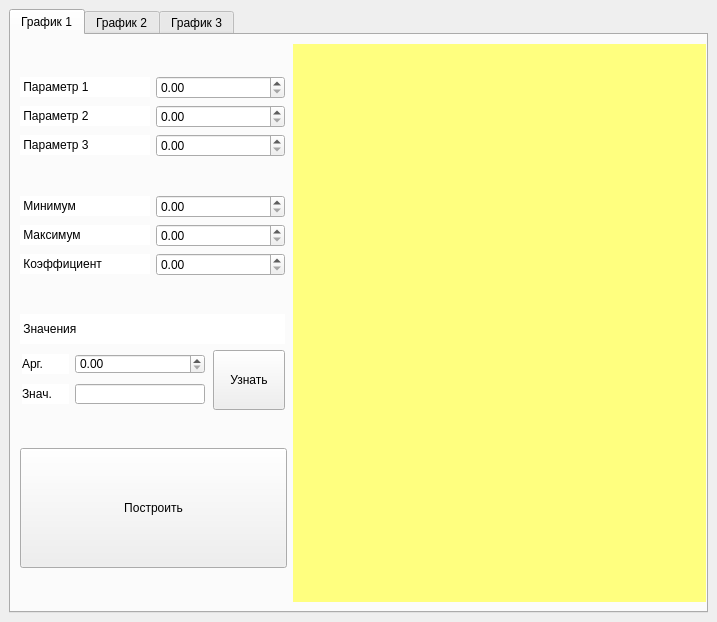
<?xml version="1.0" encoding="UTF-8"?>
<ui version="4.0">
 <class>MainWindow</class>
 <widget class="QMainWindow" name="MainWindow">
  <property name="geometry">
   <rect>
    <x>0</x>
    <y>0</y>
    <width>717</width>
    <height>622</height>
   </rect>
  </property>
  <property name="sizePolicy">
   <sizepolicy hsizetype="Expanding" vsizetype="Expanding">
    <horstretch>0</horstretch>
    <verstretch>0</verstretch>
   </sizepolicy>
  </property>
  <property name="minimumSize">
   <size>
    <width>717</width>
    <height>594</height>
   </size>
  </property>
  <property name="windowTitle">
   <string>MainWindow</string>
  </property>
  <widget class="QWidget" name="centralwidget">
   <property name="minimumSize">
    <size>
     <width>0</width>
     <height>0</height>
    </size>
   </property>
   <layout class="QVBoxLayout" name="verticalLayout_2">
    <item>
     <layout class="QVBoxLayout" name="verticalLayout" stretch="1">
      <property name="sizeConstraint">
       <enum>QLayout::SetMaximumSize</enum>
      </property>
      <property name="leftMargin">
       <number>0</number>
      </property>
      <item>
       <layout class="QHBoxLayout" name="horizontalLayout">
        <item>
         <widget class="QTabWidget" name="tabWidget">
          <property name="minimumSize">
           <size>
            <width>600</width>
            <height>580</height>
           </size>
          </property>
          <property name="maximumSize">
           <size>
            <width>1800</width>
            <height>1600</height>
           </size>
          </property>
          <property name="currentIndex">
           <number>0</number>
          </property>
          <widget class="QWidget" name="tab1">
           <attribute name="title">
            <string>График 1</string>
           </attribute>
           <layout class="QGridLayout" name="gridLayout_12">
            <item row="0" column="0">
             <layout class="QVBoxLayout" name="verticalLayout_3">
              <item>
               <layout class="QGridLayout" name="gridLayout_2">
                <item row="2" column="0">
                 <widget class="QLabel" name="label13">
                  <property name="maximumSize">
                   <size>
                    <width>130</width>
                    <height>20</height>
                   </size>
                  </property>
                  <property name="styleSheet">
                   <string notr="true">background-color: rgb(255, 255, 255);</string>
                  </property>
                  <property name="text">
                   <string> Параметр 3</string>
                  </property>
                 </widget>
                </item>
                <item row="0" column="0">
                 <widget class="QLabel" name="label11">
                  <property name="maximumSize">
                   <size>
                    <width>130</width>
                    <height>20</height>
                   </size>
                  </property>
                  <property name="styleSheet">
                   <string notr="true">background-color: rgb(255, 255, 255);</string>
                  </property>
                  <property name="text">
                   <string> Параметр 1</string>
                  </property>
                 </widget>
                </item>
                <item row="2" column="1">
                 <widget class="QDoubleSpinBox" name="dSB_par13">
                  <property name="maximumSize">
                   <size>
                    <width>129</width>
                    <height>30</height>
                   </size>
                  </property>
                 </widget>
                </item>
                <item row="1" column="1">
                 <widget class="QDoubleSpinBox" name="dSB_par12">
                  <property name="maximumSize">
                   <size>
                    <width>129</width>
                    <height>30</height>
                   </size>
                  </property>
                 </widget>
                </item>
                <item row="0" column="1">
                 <widget class="QDoubleSpinBox" name="dSB_par11">
                  <property name="maximumSize">
                   <size>
                    <width>129</width>
                    <height>30</height>
                   </size>
                  </property>
                 </widget>
                </item>
                <item row="1" column="0">
                 <widget class="QLabel" name="label12">
                  <property name="maximumSize">
                   <size>
                    <width>130</width>
                    <height>20</height>
                   </size>
                  </property>
                  <property name="styleSheet">
                   <string notr="true">background-color: rgb(255, 255, 255);</string>
                  </property>
                  <property name="text">
                   <string> Параметр 2</string>
                  </property>
                 </widget>
                </item>
               </layout>
              </item>
              <item>
               <layout class="QGridLayout" name="gridLayout_3">
                <item row="2" column="1">
                 <widget class="QDoubleSpinBox" name="dSB_coeff1">
                  <property name="maximumSize">
                   <size>
                    <width>129</width>
                    <height>30</height>
                   </size>
                  </property>
                 </widget>
                </item>
                <item row="1" column="1">
                 <widget class="QDoubleSpinBox" name="dSB_max1">
                  <property name="maximumSize">
                   <size>
                    <width>129</width>
                    <height>30</height>
                   </size>
                  </property>
                 </widget>
                </item>
                <item row="0" column="1">
                 <widget class="QDoubleSpinBox" name="dSB_min1">
                  <property name="maximumSize">
                   <size>
                    <width>129</width>
                    <height>30</height>
                   </size>
                  </property>
                 </widget>
                </item>
                <item row="0" column="0">
                 <widget class="QLabel" name="label14">
                  <property name="maximumSize">
                   <size>
                    <width>130</width>
                    <height>20</height>
                   </size>
                  </property>
                  <property name="styleSheet">
                   <string notr="true">background-color: rgb(255, 255, 255);</string>
                  </property>
                  <property name="text">
                   <string> Минимум</string>
                  </property>
                 </widget>
                </item>
                <item row="1" column="0">
                 <widget class="QLabel" name="label15">
                  <property name="maximumSize">
                   <size>
                    <width>130</width>
                    <height>20</height>
                   </size>
                  </property>
                  <property name="styleSheet">
                   <string notr="true">background-color: rgb(255, 255, 255);</string>
                  </property>
                  <property name="text">
                   <string> Максимум</string>
                  </property>
                 </widget>
                </item>
                <item row="2" column="0">
                 <widget class="QLabel" name="label16">
                  <property name="maximumSize">
                   <size>
                    <width>130</width>
                    <height>20</height>
                   </size>
                  </property>
                  <property name="styleSheet">
                   <string notr="true">background-color: rgb(255, 255, 255);</string>
                  </property>
                  <property name="text">
                   <string> Коэффициент</string>
                  </property>
                 </widget>
                </item>
               </layout>
              </item>
              <item>
               <layout class="QVBoxLayout" name="verticalLayout_4">
                <item>
                 <widget class="QLabel" name="l_val1">
                  <property name="maximumSize">
                   <size>
                    <width>265</width>
                    <height>30</height>
                   </size>
                  </property>
                  <property name="styleSheet">
                   <string notr="true">background-color: rgb(255, 255, 255);</string>
                  </property>
                  <property name="text">
                   <string> Значения</string>
                  </property>
                 </widget>
                </item>
                <item>
                 <layout class="QHBoxLayout" name="horizontalLayout_2">
                  <item>
                   <layout class="QGridLayout" name="gridLayout_4">
                    <item row="0" column="0">
                     <widget class="QLabel" name="label_2">
                      <property name="maximumSize">
                       <size>
                        <width>47</width>
                        <height>20</height>
                       </size>
                      </property>
                      <property name="styleSheet">
                       <string notr="true">background-color: rgb(255, 255, 255);</string>
                      </property>
                      <property name="text">
                       <string>Арг.</string>
                      </property>
                     </widget>
                    </item>
                    <item row="0" column="1">
                     <widget class="QDoubleSpinBox" name="doubleSpinBox">
                      <property name="minimumSize">
                       <size>
                        <width>130</width>
                        <height>20</height>
                       </size>
                      </property>
                      <property name="maximumSize">
                       <size>
                        <width>130</width>
                        <height>20</height>
                       </size>
                      </property>
                     </widget>
                    </item>
                    <item row="1" column="0">
                     <widget class="QLabel" name="label_3">
                      <property name="maximumSize">
                       <size>
                        <width>47</width>
                        <height>20</height>
                       </size>
                      </property>
                      <property name="styleSheet">
                       <string notr="true">background-color: rgb(255, 255, 255);</string>
                      </property>
                      <property name="text">
                       <string>Знач.</string>
                      </property>
                     </widget>
                    </item>
                    <item row="1" column="1">
                     <widget class="QLineEdit" name="lE_val1">
                      <property name="maximumSize">
                       <size>
                        <width>130</width>
                        <height>20</height>
                       </size>
                      </property>
                      <property name="readOnly">
                       <bool>true</bool>
                      </property>
                     </widget>
                    </item>
                   </layout>
                  </item>
                  <item>
                   <widget class="QPushButton" name="btn_val1">
                    <property name="minimumSize">
                     <size>
                      <width>60</width>
                      <height>60</height>
                     </size>
                    </property>
                    <property name="maximumSize">
                     <size>
                      <width>72</width>
                      <height>60</height>
                     </size>
                    </property>
                    <property name="text">
                     <string>Узнать</string>
                    </property>
                   </widget>
                  </item>
                 </layout>
                </item>
               </layout>
              </item>
              <item>
               <widget class="QPushButton" name="btn_create1">
                <property name="sizePolicy">
                 <sizepolicy hsizetype="Fixed" vsizetype="Expanding">
                  <horstretch>0</horstretch>
                  <verstretch>0</verstretch>
                 </sizepolicy>
                </property>
                <property name="minimumSize">
                 <size>
                  <width>267</width>
                  <height>100</height>
                 </size>
                </property>
                <property name="maximumSize">
                 <size>
                  <width>267</width>
                  <height>120</height>
                 </size>
                </property>
                <property name="text">
                 <string>Построить</string>
                </property>
               </widget>
              </item>
             </layout>
            </item>
            <item row="0" column="1">
             <widget class="QWidget" name="widget1" native="true">
              <property name="sizePolicy">
               <sizepolicy hsizetype="Expanding" vsizetype="Expanding">
                <horstretch>0</horstretch>
                <verstretch>0</verstretch>
               </sizepolicy>
              </property>
              <property name="minimumSize">
               <size>
                <width>420</width>
                <height>550</height>
               </size>
              </property>
              <property name="cursor">
               <cursorShape>ArrowCursor</cursorShape>
              </property>
              <property name="mouseTracking">
               <bool>true</bool>
              </property>
              <property name="tabletTracking">
               <bool>false</bool>
              </property>
              <property name="focusPolicy">
               <enum>Qt::NoFocus</enum>
              </property>
              <property name="toolTip">
               <string/>
              </property>
              <property name="toolTipDuration">
               <number>1</number>
              </property>
              <property name="styleSheet">
               <string notr="true">background-color: rgb(255, 255, 127);</string>
              </property>
             </widget>
            </item>
           </layout>
          </widget>
          <widget class="QWidget" name="tab2">
           <attribute name="title">
            <string>График 2</string>
           </attribute>
           <layout class="QGridLayout" name="gridLayout">
            <item row="0" column="0">
             <layout class="QVBoxLayout" name="verticalLayout_5">
              <item>
               <layout class="QGridLayout" name="gridLayout_5">
                <item row="2" column="0">
                 <widget class="QLabel" name="label23">
                  <property name="maximumSize">
                   <size>
                    <width>130</width>
                    <height>20</height>
                   </size>
                  </property>
                  <property name="styleSheet">
                   <string notr="true">background-color: rgb(255, 255, 255);</string>
                  </property>
                  <property name="text">
                   <string> Параметр 3</string>
                  </property>
                 </widget>
                </item>
                <item row="0" column="0">
                 <widget class="QLabel" name="label21">
                  <property name="maximumSize">
                   <size>
                    <width>130</width>
                    <height>20</height>
                   </size>
                  </property>
                  <property name="styleSheet">
                   <string notr="true">background-color: rgb(255, 255, 255);</string>
                  </property>
                  <property name="text">
                   <string> Параметр 1</string>
                  </property>
                 </widget>
                </item>
                <item row="2" column="1">
                 <widget class="QDoubleSpinBox" name="dSB_par23">
                  <property name="maximumSize">
                   <size>
                    <width>129</width>
                    <height>30</height>
                   </size>
                  </property>
                 </widget>
                </item>
                <item row="1" column="1">
                 <widget class="QDoubleSpinBox" name="dSB_par22">
                  <property name="maximumSize">
                   <size>
                    <width>129</width>
                    <height>30</height>
                   </size>
                  </property>
                 </widget>
                </item>
                <item row="0" column="1">
                 <widget class="QDoubleSpinBox" name="dSB_par21">
                  <property name="maximumSize">
                   <size>
                    <width>129</width>
                    <height>30</height>
                   </size>
                  </property>
                 </widget>
                </item>
                <item row="1" column="0">
                 <widget class="QLabel" name="label22">
                  <property name="maximumSize">
                   <size>
                    <width>130</width>
                    <height>20</height>
                   </size>
                  </property>
                  <property name="styleSheet">
                   <string notr="true">background-color: rgb(255, 255, 255);</string>
                  </property>
                  <property name="text">
                   <string> Параметр 2</string>
                  </property>
                 </widget>
                </item>
               </layout>
              </item>
              <item>
               <layout class="QGridLayout" name="gridLayout_6">
                <item row="2" column="1">
                 <widget class="QDoubleSpinBox" name="dSB_coeff2">
                  <property name="maximumSize">
                   <size>
                    <width>129</width>
                    <height>30</height>
                   </size>
                  </property>
                 </widget>
                </item>
                <item row="1" column="1">
                 <widget class="QDoubleSpinBox" name="dSB_max2">
                  <property name="maximumSize">
                   <size>
                    <width>129</width>
                    <height>30</height>
                   </size>
                  </property>
                 </widget>
                </item>
                <item row="0" column="1">
                 <widget class="QDoubleSpinBox" name="dSB_min2">
                  <property name="maximumSize">
                   <size>
                    <width>129</width>
                    <height>30</height>
                   </size>
                  </property>
                 </widget>
                </item>
                <item row="0" column="0">
                 <widget class="QLabel" name="label24">
                  <property name="maximumSize">
                   <size>
                    <width>130</width>
                    <height>20</height>
                   </size>
                  </property>
                  <property name="styleSheet">
                   <string notr="true">background-color: rgb(255, 255, 255);</string>
                  </property>
                  <property name="text">
                   <string> Минимум</string>
                  </property>
                 </widget>
                </item>
                <item row="1" column="0">
                 <widget class="QLabel" name="label25">
                  <property name="maximumSize">
                   <size>
                    <width>130</width>
                    <height>20</height>
                   </size>
                  </property>
                  <property name="styleSheet">
                   <string notr="true">background-color: rgb(255, 255, 255);</string>
                  </property>
                  <property name="text">
                   <string> Максимум</string>
                  </property>
                 </widget>
                </item>
                <item row="2" column="0">
                 <widget class="QLabel" name="label26">
                  <property name="maximumSize">
                   <size>
                    <width>130</width>
                    <height>20</height>
                   </size>
                  </property>
                  <property name="styleSheet">
                   <string notr="true">background-color: rgb(255, 255, 255);</string>
                  </property>
                  <property name="text">
                   <string> Коэффициент</string>
                  </property>
                 </widget>
                </item>
               </layout>
              </item>
              <item>
               <layout class="QVBoxLayout" name="verticalLayout_6">
                <item>
                 <widget class="QLabel" name="l_val2">
                  <property name="maximumSize">
                   <size>
                    <width>265</width>
                    <height>30</height>
                   </size>
                  </property>
                  <property name="styleSheet">
                   <string notr="true">background-color: rgb(255, 255, 255);</string>
                  </property>
                  <property name="text">
                   <string> Значения</string>
                  </property>
                 </widget>
                </item>
                <item>
                 <layout class="QHBoxLayout" name="horizontalLayout_3">
                  <item>
                   <layout class="QGridLayout" name="gridLayout_7">
                    <item row="0" column="0">
                     <widget class="QLabel" name="l_arg2">
                      <property name="maximumSize">
                       <size>
                        <width>47</width>
                        <height>20</height>
                       </size>
                      </property>
                      <property name="styleSheet">
                       <string notr="true">background-color: rgb(255, 255, 255);</string>
                      </property>
                      <property name="text">
                       <string>Арг.</string>
                      </property>
                     </widget>
                    </item>
                    <item row="0" column="1">
                     <widget class="QDoubleSpinBox" name="dSB_arg2">
                      <property name="minimumSize">
                       <size>
                        <width>130</width>
                        <height>20</height>
                       </size>
                      </property>
                      <property name="maximumSize">
                       <size>
                        <width>130</width>
                        <height>20</height>
                       </size>
                      </property>
                     </widget>
                    </item>
                    <item row="1" column="0">
                     <widget class="QLabel" name="l_val_2">
                      <property name="maximumSize">
                       <size>
                        <width>47</width>
                        <height>20</height>
                       </size>
                      </property>
                      <property name="styleSheet">
                       <string notr="true">background-color: rgb(255, 255, 255);</string>
                      </property>
                      <property name="text">
                       <string>Знач.</string>
                      </property>
                     </widget>
                    </item>
                    <item row="1" column="1">
                     <widget class="QLineEdit" name="lE_val2">
                      <property name="maximumSize">
                       <size>
                        <width>130</width>
                        <height>20</height>
                       </size>
                      </property>
                      <property name="readOnly">
                       <bool>true</bool>
                      </property>
                     </widget>
                    </item>
                   </layout>
                  </item>
                  <item>
                   <widget class="QPushButton" name="btn_val2">
                    <property name="minimumSize">
                     <size>
                      <width>60</width>
                      <height>60</height>
                     </size>
                    </property>
                    <property name="maximumSize">
                     <size>
                      <width>72</width>
                      <height>60</height>
                     </size>
                    </property>
                    <property name="text">
                     <string>Узнать</string>
                    </property>
                   </widget>
                  </item>
                 </layout>
                </item>
               </layout>
              </item>
              <item>
               <widget class="QPushButton" name="btn_create2">
                <property name="sizePolicy">
                 <sizepolicy hsizetype="Fixed" vsizetype="Expanding">
                  <horstretch>0</horstretch>
                  <verstretch>0</verstretch>
                 </sizepolicy>
                </property>
                <property name="minimumSize">
                 <size>
                  <width>267</width>
                  <height>100</height>
                 </size>
                </property>
                <property name="maximumSize">
                 <size>
                  <width>267</width>
                  <height>120</height>
                 </size>
                </property>
                <property name="text">
                 <string>Построить</string>
                </property>
               </widget>
              </item>
             </layout>
            </item>
            <item row="0" column="1">
             <widget class="QWidget" name="widget2" native="true">
              <property name="sizePolicy">
               <sizepolicy hsizetype="Expanding" vsizetype="Expanding">
                <horstretch>0</horstretch>
                <verstretch>0</verstretch>
               </sizepolicy>
              </property>
              <property name="minimumSize">
               <size>
                <width>420</width>
                <height>550</height>
               </size>
              </property>
              <property name="cursor">
               <cursorShape>ArrowCursor</cursorShape>
              </property>
              <property name="mouseTracking">
               <bool>true</bool>
              </property>
              <property name="tabletTracking">
               <bool>false</bool>
              </property>
              <property name="focusPolicy">
               <enum>Qt::NoFocus</enum>
              </property>
              <property name="toolTip">
               <string/>
              </property>
              <property name="toolTipDuration">
               <number>1</number>
              </property>
              <property name="styleSheet">
               <string notr="true">background-color: rgb(255, 255, 127);</string>
              </property>
             </widget>
            </item>
           </layout>
          </widget>
          <widget class="QWidget" name="tab3">
           <attribute name="title">
            <string>График 3</string>
           </attribute>
           <layout class="QGridLayout" name="gridLayout_11">
            <item row="0" column="0">
             <layout class="QVBoxLayout" name="verticalLayout_7">
              <item>
               <layout class="QGridLayout" name="gridLayout_8">
                <item row="2" column="0">
                 <widget class="QLabel" name="label33">
                  <property name="maximumSize">
                   <size>
                    <width>130</width>
                    <height>20</height>
                   </size>
                  </property>
                  <property name="styleSheet">
                   <string notr="true">background-color: rgb(255, 255, 255);</string>
                  </property>
                  <property name="text">
                   <string> Параметр 3</string>
                  </property>
                 </widget>
                </item>
                <item row="0" column="0">
                 <widget class="QLabel" name="label31">
                  <property name="maximumSize">
                   <size>
                    <width>130</width>
                    <height>20</height>
                   </size>
                  </property>
                  <property name="styleSheet">
                   <string notr="true">background-color: rgb(255, 255, 255);</string>
                  </property>
                  <property name="text">
                   <string> Параметр 1</string>
                  </property>
                 </widget>
                </item>
                <item row="2" column="1">
                 <widget class="QDoubleSpinBox" name="dSB_par33">
                  <property name="maximumSize">
                   <size>
                    <width>129</width>
                    <height>30</height>
                   </size>
                  </property>
                 </widget>
                </item>
                <item row="1" column="1">
                 <widget class="QDoubleSpinBox" name="dSB_par32">
                  <property name="maximumSize">
                   <size>
                    <width>129</width>
                    <height>30</height>
                   </size>
                  </property>
                 </widget>
                </item>
                <item row="0" column="1">
                 <widget class="QDoubleSpinBox" name="dSB_par31">
                  <property name="maximumSize">
                   <size>
                    <width>129</width>
                    <height>30</height>
                   </size>
                  </property>
                 </widget>
                </item>
                <item row="1" column="0">
                 <widget class="QLabel" name="label32">
                  <property name="maximumSize">
                   <size>
                    <width>130</width>
                    <height>20</height>
                   </size>
                  </property>
                  <property name="styleSheet">
                   <string notr="true">background-color: rgb(255, 255, 255);</string>
                  </property>
                  <property name="text">
                   <string> Параметр 2</string>
                  </property>
                 </widget>
                </item>
               </layout>
              </item>
              <item>
               <layout class="QGridLayout" name="gridLayout_9">
                <item row="2" column="1">
                 <widget class="QDoubleSpinBox" name="dSB_coeff3">
                  <property name="maximumSize">
                   <size>
                    <width>129</width>
                    <height>30</height>
                   </size>
                  </property>
                 </widget>
                </item>
                <item row="1" column="1">
                 <widget class="QDoubleSpinBox" name="dSB_max3">
                  <property name="maximumSize">
                   <size>
                    <width>129</width>
                    <height>30</height>
                   </size>
                  </property>
                 </widget>
                </item>
                <item row="0" column="1">
                 <widget class="QDoubleSpinBox" name="dSB_min3">
                  <property name="maximumSize">
                   <size>
                    <width>129</width>
                    <height>30</height>
                   </size>
                  </property>
                 </widget>
                </item>
                <item row="0" column="0">
                 <widget class="QLabel" name="label34">
                  <property name="maximumSize">
                   <size>
                    <width>130</width>
                    <height>20</height>
                   </size>
                  </property>
                  <property name="styleSheet">
                   <string notr="true">background-color: rgb(255, 255, 255);</string>
                  </property>
                  <property name="text">
                   <string> Минимум</string>
                  </property>
                 </widget>
                </item>
                <item row="1" column="0">
                 <widget class="QLabel" name="label35">
                  <property name="maximumSize">
                   <size>
                    <width>130</width>
                    <height>20</height>
                   </size>
                  </property>
                  <property name="styleSheet">
                   <string notr="true">background-color: rgb(255, 255, 255);</string>
                  </property>
                  <property name="text">
                   <string> Максимум</string>
                  </property>
                 </widget>
                </item>
                <item row="2" column="0">
                 <widget class="QLabel" name="label36">
                  <property name="maximumSize">
                   <size>
                    <width>130</width>
                    <height>20</height>
                   </size>
                  </property>
                  <property name="styleSheet">
                   <string notr="true">background-color: rgb(255, 255, 255);</string>
                  </property>
                  <property name="text">
                   <string> Коэффициент</string>
                  </property>
                 </widget>
                </item>
               </layout>
              </item>
              <item>
               <layout class="QVBoxLayout" name="verticalLayout_8">
                <item>
                 <widget class="QLabel" name="l_val3">
                  <property name="maximumSize">
                   <size>
                    <width>265</width>
                    <height>30</height>
                   </size>
                  </property>
                  <property name="styleSheet">
                   <string notr="true">background-color: rgb(255, 255, 255);</string>
                  </property>
                  <property name="text">
                   <string> Значения</string>
                  </property>
                 </widget>
                </item>
                <item>
                 <layout class="QHBoxLayout" name="horizontalLayout_4">
                  <item>
                   <layout class="QGridLayout" name="gridLayout_10">
                    <item row="0" column="0">
                     <widget class="QLabel" name="l_arg3">
                      <property name="maximumSize">
                       <size>
                        <width>47</width>
                        <height>20</height>
                       </size>
                      </property>
                      <property name="styleSheet">
                       <string notr="true">background-color: rgb(255, 255, 255);</string>
                      </property>
                      <property name="text">
                       <string>Арг.</string>
                      </property>
                     </widget>
                    </item>
                    <item row="0" column="1">
                     <widget class="QDoubleSpinBox" name="dSB_arg3">
                      <property name="minimumSize">
                       <size>
                        <width>130</width>
                        <height>20</height>
                       </size>
                      </property>
                      <property name="maximumSize">
                       <size>
                        <width>130</width>
                        <height>20</height>
                       </size>
                      </property>
                     </widget>
                    </item>
                    <item row="1" column="0">
                     <widget class="QLabel" name="l_val_3">
                      <property name="maximumSize">
                       <size>
                        <width>47</width>
                        <height>20</height>
                       </size>
                      </property>
                      <property name="styleSheet">
                       <string notr="true">background-color: rgb(255, 255, 255);</string>
                      </property>
                      <property name="text">
                       <string>Знач.</string>
                      </property>
                     </widget>
                    </item>
                    <item row="1" column="1">
                     <widget class="QLineEdit" name="lE_val3">
                      <property name="maximumSize">
                       <size>
                        <width>130</width>
                        <height>20</height>
                       </size>
                      </property>
                      <property name="readOnly">
                       <bool>true</bool>
                      </property>
                     </widget>
                    </item>
                   </layout>
                  </item>
                  <item>
                   <widget class="QPushButton" name="btn_val3">
                    <property name="minimumSize">
                     <size>
                      <width>60</width>
                      <height>60</height>
                     </size>
                    </property>
                    <property name="maximumSize">
                     <size>
                      <width>72</width>
                      <height>60</height>
                     </size>
                    </property>
                    <property name="text">
                     <string>Узнать</string>
                    </property>
                   </widget>
                  </item>
                 </layout>
                </item>
               </layout>
              </item>
              <item>
               <widget class="QPushButton" name="btn_creatte3">
                <property name="sizePolicy">
                 <sizepolicy hsizetype="Fixed" vsizetype="Expanding">
                  <horstretch>0</horstretch>
                  <verstretch>0</verstretch>
                 </sizepolicy>
                </property>
                <property name="minimumSize">
                 <size>
                  <width>267</width>
                  <height>100</height>
                 </size>
                </property>
                <property name="maximumSize">
                 <size>
                  <width>267</width>
                  <height>120</height>
                 </size>
                </property>
                <property name="text">
                 <string>Построить</string>
                </property>
               </widget>
              </item>
             </layout>
            </item>
            <item row="0" column="1">
             <widget class="QWidget" name="widget3" native="true">
              <property name="sizePolicy">
               <sizepolicy hsizetype="Expanding" vsizetype="Expanding">
                <horstretch>0</horstretch>
                <verstretch>0</verstretch>
               </sizepolicy>
              </property>
              <property name="minimumSize">
               <size>
                <width>420</width>
                <height>550</height>
               </size>
              </property>
              <property name="cursor">
               <cursorShape>ArrowCursor</cursorShape>
              </property>
              <property name="mouseTracking">
               <bool>true</bool>
              </property>
              <property name="tabletTracking">
               <bool>false</bool>
              </property>
              <property name="focusPolicy">
               <enum>Qt::NoFocus</enum>
              </property>
              <property name="toolTip">
               <string/>
              </property>
              <property name="toolTipDuration">
               <number>1</number>
              </property>
              <property name="styleSheet">
               <string notr="true">background-color: rgb(255, 255, 127);</string>
              </property>
             </widget>
            </item>
           </layout>
          </widget>
         </widget>
        </item>
       </layout>
      </item>
     </layout>
    </item>
   </layout>
  </widget>
  <widget class="QMenuBar" name="menubar">
   <property name="geometry">
    <rect>
     <x>0</x>
     <y>0</y>
     <width>717</width>
     <height>21</height>
    </rect>
   </property>
  </widget>
 </widget>
 <resources/>
 <connections/>
</ui>
